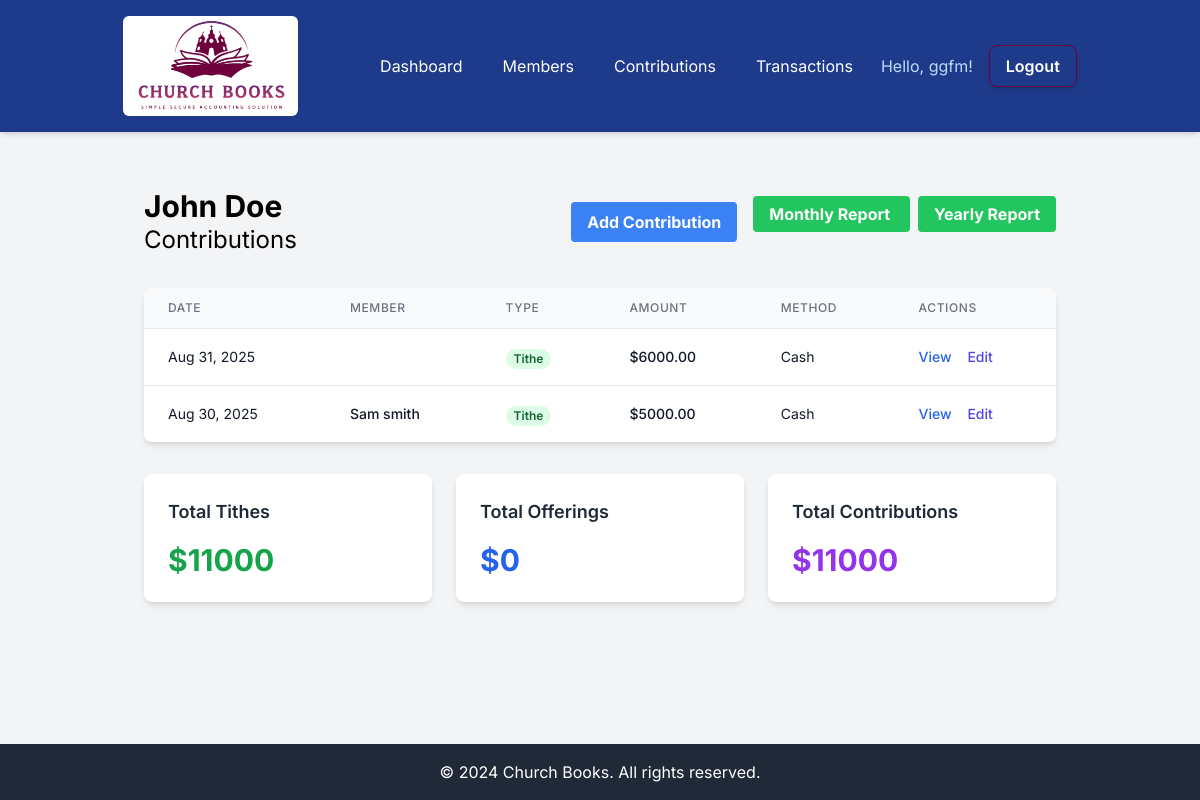
The page /finances/contributions/ (signed in) on the database its author committed.
### church_finances/models.py (models this page shows, shortened)
class Church(models.Model):
    SUBSCRIPTION_TYPES = (
        ('standard', 'Standard'),
        ('premium', 'Premium'),
    )
    name = models.CharField(max_length=200)
    address = models.TextField()
    phone = models.CharField(max_length=20)
    email = models.EmailField()
    website = models.URLField(blank=True, null=True)
    is_approved = models.BooleanField(default=False)
    subscription_type = models.CharField(max_length=20, choices=SUBSCRIPTION_TYPES, default='standard')
    subscription_status = models.CharField(max_length=20, default='pending')
    created_at = models.DateTimeField(auto_now_add=True)
    updated_at = models.DateTimeField(auto_now=True)

class Contribution(models.Model):
    CONTRIBUTION_TYPES = (
        ('tithe', 'Tithe'),
        ('offering', 'Offering'),
        ('special_offering', 'Special Offering'),
        ('building_fund', 'Building Fund'),
        ('missions', 'Missions'),
        ('other', 'Other'),
    )
    PAYMENT_METHODS = (
        ('cash', 'Cash'),
        ('check', 'Check'),
        ('card', 'Credit/Debit Card'),
        ('bank_transfer', 'Bank Transfer'),
        ('mobile_money', 'Mobile Money'),
    )
    member = models.ForeignKey(ChurchMember, on_delete=models.CASCADE)
    church = models.ForeignKey(Church, on_delete=models.CASCADE)
    date = models.DateField()
    contribution_type = models.CharField(max_length=20, choices=CONTRIBUTION_TYPES)
    amount = models.DecimalField(max_digits=10, decimal_places=2)
    payment_method = models.CharField(max_length=20, choices=PAYMENT_METHODS)
    reference_number = models.CharField(max_length=50, blank=True, help_text="Check number, transaction ID, etc.")
    notes = models.TextField(blank=True)
    recorded_by = models.ForeignKey(User, on_delete=models.SET_NULL, null=True)
    created_at = models.DateTimeField(auto_now_add=True)
    updated_at = models.DateTimeField(auto_now=True)

class ChurchMember(models.Model):
    ROLES = (
        ('admin', 'Church Admin'),
        ('treasurer', 'Treasurer'),
        ('pastor', 'Pastor'),
        ('assistant_pastor', 'Assistant Pastor'),
        ('deacon', 'Deacon')
    )
    MARITAL_STATUS = (
        ('single', 'Single'),
        ('married', 'Married'),
        ('widowed', 'Widowed'),
        ('divorced', 'Divorced'),
    )
    user = models.ForeignKey(User, on_delete=models.CASCADE)
    church = models.ForeignKey(Church, on_delete=models.CASCADE)
    role = models.CharField(max_length=20, choices=ROLES, default='member')
    is_active = models.BooleanField(default=True)
    date_of_birth = models.DateField(null=True, blank=True)
    phone_number = models.CharField(max_length=20, blank=True)
    address = models.TextField(blank=True)
    marital_status = models.CharField(max_length=20, choices=MARITAL_STATUS, blank=True)
    baptism_date = models.DateField(null=True, blank=True)
    membership_date = models.DateField(default=timezone.now)
    emergency_contact_name = models.CharField(max_length=100, blank=True)
    emergency_contact_phone = models.CharField(max_length=20, blank=True)
    notes = models.TextField(blank=True)
    created_at = models.DateTimeField(auto_now_add=True)
    updated_at = models.DateTimeField(auto_now=True)
    class Meta:
        unique_together = ['user', 'church']

### church_finances/views.py (the view)
# urls.py: path("contributions/", views.contribution_list_view, name="contribution_list"),
@login_required
def contribution_list_view(request):
    church = get_user_church(request.user)
    if not church:
        info(request, "Your church account is pending approval.")
        return render(request, "church_finances/pending_approval.html")
    contributions = Contribution.objects.filter(church=church).order_by('-date', '-created_at')
    total_tithes = contributions.filter(contribution_type='tithe').aggregate(Sum('amount'))['amount__sum'] or 0
    total_offerings = contributions.filter(contribution_type='offering').aggregate(Sum('amount'))['amount__sum'] or 0
    total_contributions = contributions.aggregate(Sum('amount'))['amount__sum'] or 0
    context = {
        "contributions": contributions,
        "total_tithes": total_tithes,
        "total_offerings": total_offerings,
        "total_contributions": total_contributions,
        "church": church
    }
    return render(request, "church_finances/contribution_list.html", context)

### church_finances/views.py (called while the page is built)
def get_user_church(user):
    try:
        member = ChurchMember.objects.get(user=user, is_active=True)
        return member.church if member.church.is_approved else None
    except ChurchMember.DoesNotExist:
        return None

### church_finances/templates/church_finances/contribution_list.html (shortened to what this page needs)
{% extends 'base.html' %}
{% block content %}
    <div class="container mx-auto p-8">
        <div class="flex items-center justify-between mb-8">
            <div>
                <h1 class="text-3xl font-bold">{{ church.name }}</h1>
                <h2 class="text-2xl">Contributions</h2>
            </div>
            <div class="flex space-x-4">
                {% if user.churchmember.role != 'member' %}
                <a href="{% url 'contribution_add' %}"
                   class="bg-blue-500 hover:bg-blue-700 text-white font-bold py-2 px-4 rounded">
                    Add Contribution
                </a>
                {% endif %}
                <div class="space-x-2">
                    <a href="{% url 'contribution_print_monthly' %}" target="_blank"
                       class="bg-green-500 hover:bg-green-700 text-white font-bold py-2 px-4 rounded">
                        Monthly Report
                    </a>
                    <a href="{% url 'contribution_print_yearly' %}" target="_blank"
                       class="bg-green-500 hover:bg-green-700 text-white font-bold py-2 px-4 rounded">
                        Yearly Report
                    </a>
                </div>
            </div>
        </div>
        {% if contributions %}
    <div class="bg-white shadow-md rounded-lg overflow-hidden">
        <div class="overflow-x-auto">
            <table class="min-w-full divide-y divide-gray-200">
                <thead class="bg-gray-50">
                    <tr>
                        <th class="px-6 py-3 text-left text-xs font-medium text-gray-500 uppercase tracking-wider">Date</th>
                        <th class="px-6 py-3 text-left text-xs font-medium text-gray-500 uppercase tracking-wider">Member</th>
                        <th class="px-6 py-3 text-left text-xs font-medium text-gray-500 uppercase tracking-wider">Type</th>
                        <th class="px-6 py-3 text-left text-xs font-medium text-gray-500 uppercase tracking-wider">Amount</th>
                        <th class="px-6 py-3 text-left text-xs font-medium text-gray-500 uppercase tracking-wider">Method</th>
                        <th class="px-6 py-3 text-left text-xs font-medium text-gray-500 uppercase tracking-wider">Actions</th>
                    </tr>
                </thead>
                <tbody class="bg-white divide-y divide-gray-200">
                    {% for contribution in contributions %}
                    <tr>
                        <td class="px-6 py-4 whitespace-nowrap">
                            <div class="text-sm text-gray-900">{{ contribution.date|date:"M d, Y" }}</div>
                        </td>
                        <td class="px-6 py-4 whitespace-nowrap">
                            <div class="text-sm font-medium text-gray-900">{{ contribution.member.user.get_full_name }}</div>
                        </td>
                        <td class="px-6 py-4 whitespace-nowrap">
                            <span class="px-2 inline-flex text-xs leading-5 font-semibold rounded-full
                                {% if contribution.contribution_type == 'tithe' %}bg-green-100 text-green-800
                                {% elif contribution.contribution_type == 'offering' %}bg-blue-100 text-blue-800
                                {% else %}bg-gray-100 text-gray-800{% endif %}">
                                {{ contribution.get_contribution_type_display }}
                            </span>
                        </td>
                        <td class="px-6 py-4 whitespace-nowrap">
                            <div class="text-sm font-medium text-gray-900">${{ contribution.amount }}</div>
                        </td>
                        <td class="px-6 py-4 whitespace-nowrap">
                            <div class="text-sm text-gray-900">{{ contribution.get_payment_method_display }}</div>
                        </td>
                        <td class="px-6 py-4 whitespace-nowrap text-sm font-medium">
                            <a href="{% url 'contribution_detail' contribution.id %}" class="text-blue-600 hover:text-blue-900 mr-3">View</a>
                            <a href="{% url 'contribution_edit' contribution.id %}" class="text-indigo-600 hover:text-indigo-900">Edit</a>
                        </td>
                    </tr>
                    {% endfor %}
                </tbody>
            </table>
        </div>
    </div>
    <div class="mt-8 grid grid-cols-1 md:grid-cols-3 gap-6">
        <div class="bg-white p-6 rounded-lg shadow-md">
            <h3 class="text-lg font-semibold text-gray-800 mb-4">Total Tithes</h3>
            <p class="text-3xl font-bold text-green-600">${{ total_tithes }}</p>
        </div>
        <div class="bg-white p-6 rounded-lg shadow-md">
            <h3 class="text-lg font-semibold text-gray-800 mb-4">Total Offerings</h3>
            <p class="text-3xl font-bold text-blue-600">${{ total_offerings }}</p>
        </div>
        <div class="bg-white p-6 rounded-lg shadow-md">
            <h3 class="text-lg font-semibold text-gray-800 mb-4">Total Contributions</h3>
            <p class="text-3xl font-bold text-purple-600">${{ total_contributions }}</p>
        </div>
    </div>
    {% else %}
    <div class="text-center py-8">
        <p class="text-gray-500">No contributions recorded yet.</p>
    </div>
    {% endif %}
</div>
{% endblock %}

### templates/base.html (shortened to what this page needs)
{% load static %}
<!DOCTYPE html>
<html lang="en">
<head>
    <script src="https://cdn.tailwindcss.com"></script>
</head>
<body class="flex flex-col min-h-screen">
    <nav class="bg-blue-900 p-4 shadow-md">
        <div class="container mx-auto">
            <div class="flex justify-around items-center">
                <a href="{% url 'home' %}" class="flex items-center text-white rounded-md bg-white px-3 py-1 hover:bg-gray-200 transition-colors h-[100px]">
                    <img src="{% static 'images/logo.png' %}" class="h-[100px] w-auto rounded" alt="Church Books Logo">
                </a>
                <div class="hidden lg:flex lg:items-center lg:space-x-4">
                    {% if user.is_authenticated %}
                        <a href="{% url 'dashboard' %}" class="text-white hover:text-white rounded-md px-3 py-1 hover:bg-red-600 transition-colors">Dashboard</a>
                        <a href="{% url 'member_list' %}" class="text-white hover:text-white rounded-md px-3 py-1 hover:bg-red-600 transition-colors">Members</a>
                        <a href="{% url 'contribution_list' %}" class="text-white hover:text-white rounded-md px-3 py-1 hover:bg-red-600 transition-colors">Contributions</a>
                        <a href="{% url 'transaction_list' %}" class="text-white hover:text-white rounded-md px-3 py-1 hover:bg-red-600 transition-colors">Transactions</a>
                        <span class="text-blue-200">Hello, {{ user.username }}!</span>
                        <a href="{% url 'logout' %}" class="border border-[#6e003d] hover:bg-red-600 text-white font-semibold py-2 px-4 rounded-lg shadow-md transition duration-300 ease-in-out transform hover:scale-105">Logout</a>
                    {% endif %}
                </div>
            </div>
        </div>
    </nav>
    <main class="flex-grow container mx-auto px-4 sm:px-6 py-6">
        <div class="max-w-7xl mx-auto">
            {% block content %}
            {% endblock %}
        </div>
    </main>
    <footer class="bg-gray-800 text-white p-4 text-center mt-auto">
        <div class="container mx-auto">
            &copy; 2024 Church Books. All rights reserved.
        </div>
    </footer>
</body>
</html>

### templates/base.html (style rules this page uses)
body { font-family: 'Inter', sans-serif; background-color: #f3f4f6; min-height: 100vh; display: flex; flex-direction: column; }

### rows shown on the page
Church: name "John Doe"
Contribution: date "Aug 31, 2025", contribution_type "Tithe", amount "6000.00", payment_method "Cash"
Contribution: date "Aug 30, 2025", member.user.get_full_name "Sam smith", contribution_type "Tithe", amount "5000.00", payment_method "Cash"

### other values the page prints
{{ user.username }} "ggfm"
{{ total_tithes }} "11000"
{{ total_offerings }} "0"
{{ total_contributions }} "11000"
